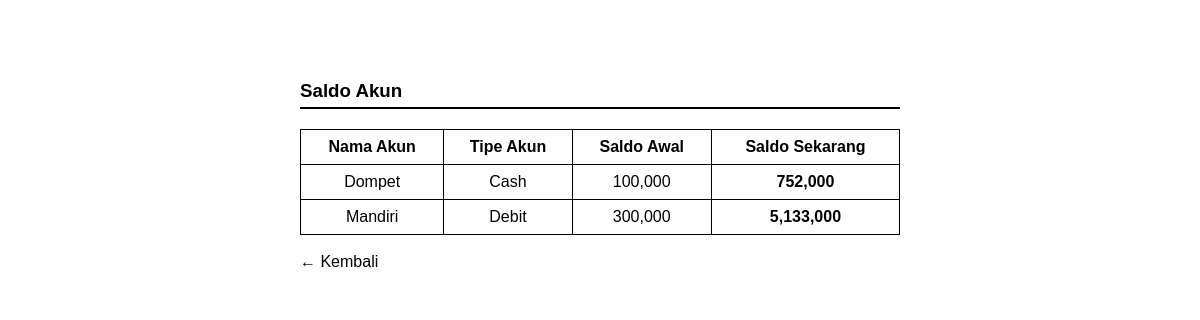
The app's page /uas_dw/saldo/index.php (signed in) with its own data.
### tables this page shows
CREATE TABLE `akun` (
  `ID_AKUN` int(11) NOT NULL,
  `ID_USER` int(11) NOT NULL,
  `NAMA_AKUN` varchar(50) DEFAULT NULL,
  `TIPE_AKUN` varchar(15) DEFAULT NULL,
  `SALDO_AWAL` int(11) DEFAULT NULL,
  `SALDO_SEKARANG` int(11) DEFAULT NULL
);

### uas_dw/saldo/index.php (the view, shortened to what this page needs)
<?php
include "../config/koneksi.php";
$id_user = $_SESSION['id_user'];
$data = mysqli_query($conn, "
    SELECT * FROM akun
    WHERE ID_USER = '$id_user'
");
?>
<!DOCTYPE html>
<html>
<head>
</head>
<body>
<div class="container">
<h3>Saldo Akun</h3>
<table>
<tr>
    <th>Nama Akun</th>
    <th>Tipe Akun</th>
    <th>Saldo Awal</th>
    <th>Saldo Sekarang</th>
</tr>
<?php while ($a = mysqli_fetch_assoc($data)) : ?>
<tr>
    <td><?= $a['NAMA_AKUN'] ?></td>
    <td><?= $a['TIPE_AKUN'] ?></td>
    <td><?= number_format($a['SALDO_AWAL']) ?></td>
    <td><b><?= number_format($a['SALDO_SEKARANG']) ?></b></td>
</tr>
<?php endwhile; ?>
</table>
<br>
<a href="../index.php">← Kembali</a>
</div>
</body>
</html>

### uas_dw/saldo/index.php (style rules this page uses)
body { font-family: Arial, sans-serif; background: #fff; color: #000; }
.container { width: 600px; margin: 80px auto; }
h3 { border-bottom: 2px solid #000; padding-bottom: 5px; }
table { width: 100%; border-collapse: collapse; margin-top: 20px; }
th, td { border: 1px solid #000; padding: 8px; text-align: center; }
a { color: #000; text-decoration: none; }

### records on screen
akun: NAMA_AKUN "Dompet", TIPE_AKUN "Cash", SALDO_AWAL "100,000", SALDO_SEKARANG "752,000"
akun: NAMA_AKUN "Mandiri", TIPE_AKUN "Debit", SALDO_AWAL "300,000", SALDO_SEKARANG "5,133,000"
